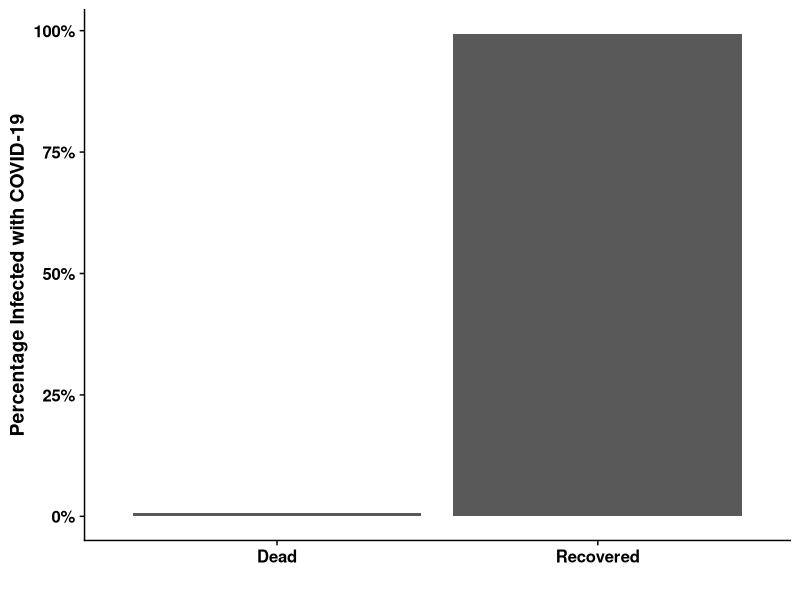

The R source for this figure:
## ---- chunk 1
knitr::opts_chunk$set(echo=TRUE, warning=FALSE, message=FALSE)
## ---- chunk 2
library(tidyverse)
library(ggplot2)
library(cowplot)
plot_data <- tibble(status=c("Recovered", "Dead"), value=c(.9935, .0065))

ggplot(data=plot_data, aes(x=status, y=value)) + 
  geom_col() + 
  scale_y_continuous(labels = scales::percent_format()) + 
  theme_cowplot() + 
  theme(text = element_text(face="bold")) + labs(x="", y="Percentage Infected with COVID-19")
